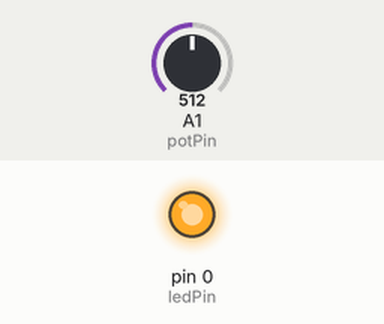
This sketch was run on a simulated Arduino Uno, built with avr-gcc and run on an emulated ATmega328P. On the bench: output pins drawn as LEDs (lit = HIGH). Inputs (shaded band) come from the test bench; at power-on: A1 (potPin) = 512.

Above: at 1.2 s.
1.3 s: A1 (potPin) set to 529
At 1.7 s:
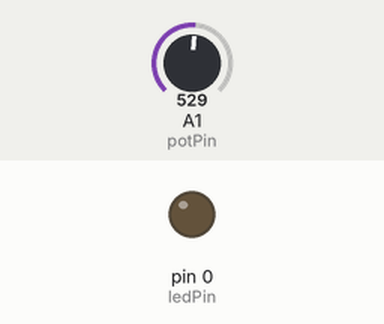
2.8 s: A1 (potPin) set to 511
At 4.0 s:
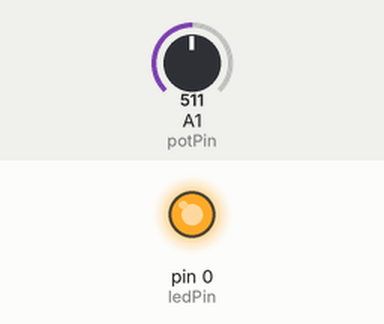
4.3 s: A1 (potPin) set to 716
At 5.2 s:
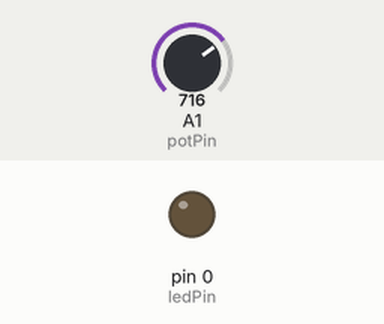
Timing chart, 0 to 7.3 s (numbered marks = the images above; inputs shaded):
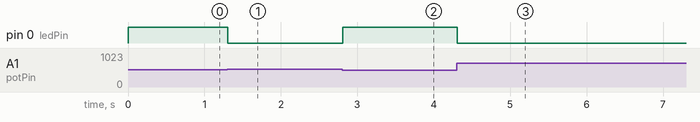

Measured:
- the behaviour switches between 513 and 514 on A1 (potPin) (found by bisection; images 0 and 1)
- after the input at 1.3 s, pin 0 (ledPin): HIGH → LOW at once
- after the input at 2.8 s, pin 0 (ledPin): LOW → HIGH at once
- after the input at 4.3 s, pin 0 (ledPin): HIGH → LOW at once

The sketch:

OpenStudioLight.ino
```cpp
/*
    Name:       OpenStudioLight.ino
    Created:	29/06/2019 17:40:24
    Author:     Jorge Frias
*/

// Define User Types
//
//THIS IS P2, P2 is analog input 1, so when you are using analog read, you refer to it as 1.
int potPin = 1;    // select the input pin for the potentiometer
int value = 0;       // variable to store the value coming from the sensor

int ledPin = 0;

// Function Prototypes
//


// Functions
/**
	Value 0-1023
*/
void ledValue(int value)
{
	// The range is 0-255
	int val = map(value, 0, 1023, 0, 255);  //Scales 0-1023 to 0-255 (or whatever you want)
	// The driver works inverted
	int writeVal = 255 - val;
	analogWrite(ledPin, writeVal);
}

// The setup() function runs once each time the micro-controller starts
void setup()
{
  //Serial.begin(9600);
  pinMode(ledPin, OUTPUT);
}

// Add the main program code into the continuous loop() function
void loop()
{
	value = analogRead(potPin);    // Read the value from the sensor
	ledValue(value);
	delay(10);
}
```
